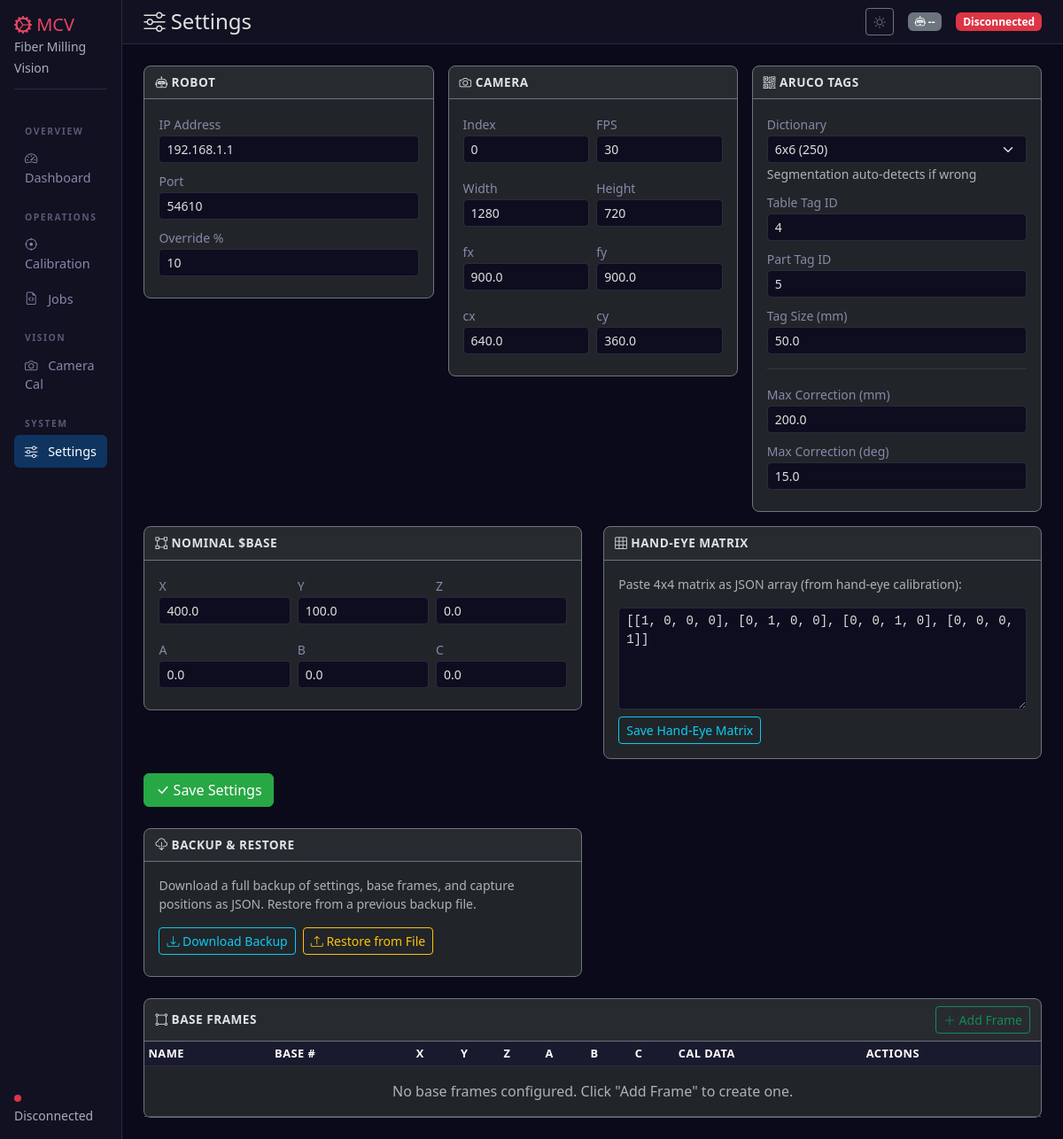
/settings/, run on the app's committed database.
### core/models.py (models this page shows, shortened)
class SystemSettings(models.Model):
    robot_ip = models.GenericIPAddressField(default='192.168.1.120')
    robot_port = models.IntegerField(default=54610)
    camera_index = models.IntegerField(default=0)
    camera_width = models.IntegerField(default=1280)
    camera_height = models.IntegerField(default=720)
    camera_fps = models.IntegerField(default=30)
    camera_fx = models.FloatField(default=900.0)
    camera_fy = models.FloatField(default=900.0)
    camera_cx = models.FloatField(default=640.0)
    camera_cy = models.FloatField(default=360.0)
    dist_coeffs_json = models.TextField(default='[0,0,0,0,0]')
    ARUCO_DICT_CHOICES = [
        ('DICT_4X4_50', '4x4 (50)'),
        ('DICT_4X4_100', '4x4 (100)'),
        ('DICT_4X4_250', '4x4 (250)'),
        ('DICT_4X4_1000', '4x4 (1000)'),
        ('DICT_5X5_50', '5x5 (50)'),
        ('DICT_5X5_100', '5x5 (100)'),
        ('DICT_5X5_250', '5x5 (250)'),
        ('DICT_5X5_1000', '5x5 (1000)'),
        ('DICT_6X6_50', '6x6 (50)'),
        ('DICT_6X6_100', '6x6 (100)'),
        ('DICT_6X6_250', '6x6 (250)'),
        ('DICT_6X6_1000', '6x6 (1000)'),
        ('DICT_7X7_50', '7x7 (50)'),
        ('DICT_7X7_100', '7x7 (100)'),
        ('DICT_7X7_250', '7x7 (250)'),
        ('DICT_7X7_1000', '7x7 (1000)'),
    ]
    aruco_dict_type = models.CharField(
        max_length=20, choices=ARUCO_DICT_CHOICES, default='DICT_6X6_250'
    )
    table_tag_id = models.IntegerField(default=0)
    part_tag_id = models.IntegerField(default=1)
    tag_size_mm = models.FloatField(default=100.0)
    capture_joint_pos_json = models.TextField(
        default='[0, -90, 90, 0, 0, 0, 0, 0, 0, 0, 0, 0]'
    )
    nominal_base_x = models.FloatField(default=0.0)
    nominal_base_y = models.FloatField(default=0.0)
    nominal_base_z = models.FloatField(default=0.0)
    nominal_base_a = models.FloatField(default=0.0)
    nominal_base_b = models.FloatField(default=0.0)
    nominal_base_c = models.FloatField(default=0.0)
    nominal_part_tag_json = models.TextField(default='null')
    hand_eye_matrix_json = models.TextField(default='null')
    hsv_lower_json = models.TextField(default='[0, 0, 0]', help_text='Lower HSV bounds')
    hsv_upper_json = models.TextField(default='[180, 255, 255]', help_text='Upper HSV bounds')
    dry_run_mode = models.BooleanField(default=False,
        help_text='When true, calibration computes but does not send $BASE to robot')
    active_base_frame = models.ForeignKey(
        BaseFrame, null=True, blank=True, on_delete=models.SET_NULL,
        help_text='Currently active base frame configuration'
    )
    max_correction_mm = models.FloatField(default=50.0)
    max_correction_deg = models.FloatField(default=5.0)
    override_percent = models.IntegerField(default=10)
    updated_at = models.DateTimeField(auto_now=True)
    class Meta:
        verbose_name = 'System Settings'
        verbose_name_plural = 'System Settings'
    @classmethod
    def get_settings(cls):
        obj, _ = cls.objects.get_or_create(pk=1)
        return obj

### core/views.py (the view)
def settings_page(request):
    settings = SystemSettings.get_settings()
    return render(request, 'settings.html', {'settings': settings})

### core/templates/settings.html (shortened to what this page needs)
{% extends 'base.html' %}
{% load static %}
{% block page_title %}<i class="bi bi-sliders"></i> Settings{% endblock %}
{% block content %}
<form id="settings-form">
    <div class="row g-3">
        <div class="col-md-4">
            <div class="card bg-dark border-secondary">
                <div class="card-header border-secondary"><i class="bi bi-robot"></i> Robot</div>
                <div class="card-body">
                    <div class="mb-2">
                        <label class="form-label small">IP Address</label>
                        <input type="text" name="robot_ip" class="form-control form-control-sm bg-darker" value="{{ settings.robot_ip }}">
                    </div>
                    <div class="mb-2">
                        <label class="form-label small">Port</label>
                        <input type="number" name="robot_port" class="form-control form-control-sm bg-darker" value="{{ settings.robot_port }}">
                    </div>
                    <div class="mb-2">
                        <label class="form-label small">Override %</label>
                        <input type="number" name="override_percent" class="form-control form-control-sm bg-darker" value="{{ settings.override_percent }}" min="1" max="100">
                    </div>
                </div>
            </div>
        </div>
        <div class="col-md-4">
            <div class="card bg-dark border-secondary">
                <div class="card-header border-secondary"><i class="bi bi-camera"></i> Camera</div>
                <div class="card-body">
                    <div class="row g-2">
                        <div class="col-6 mb-2">
                            <label class="form-label small">Index</label>
                            <input type="number" name="camera_index" class="form-control form-control-sm bg-darker" value="{{ settings.camera_index }}">
                        </div>
                        <div class="col-6 mb-2">
                            <label class="form-label small">FPS</label>
                            <input type="number" name="camera_fps" class="form-control form-control-sm bg-darker" value="{{ settings.camera_fps }}">
                        </div>
                        <div class="col-6 mb-2">
                            <label class="form-label small">Width</label>
                            <input type="number" name="camera_width" class="form-control form-control-sm bg-darker" value="{{ settings.camera_width }}">
                        </div>
                        <div class="col-6 mb-2">
                            <label class="form-label small">Height</label>
                            <input type="number" name="camera_height" class="form-control form-control-sm bg-darker" value="{{ settings.camera_height }}">
                        </div>
                        <div class="col-6 mb-2">
                            <label class="form-label small">fx</label>
                            <input type="number" step="0.1" name="camera_fx" class="form-control form-control-sm bg-darker" value="{{ settings.camera_fx }}">
                        </div>
                        <div class="col-6 mb-2">
                            <label class="form-label small">fy</label>
                            <input type="number" step="0.1" name="camera_fy" class="form-control form-control-sm bg-darker" value="{{ settings.camera_fy }}">
                        </div>
                        <div class="col-6 mb-2">
                            <label class="form-label small">cx</label>
                            <input type="number" step="0.1" name="camera_cx" class="form-control form-control-sm bg-darker" value="{{ settings.camera_cx }}">
                        </div>
                        <div class="col-6 mb-2">
                            <label class="form-label small">cy</label>
                            <input type="number" step="0.1" name="camera_cy" class="form-control form-control-sm bg-darker" value="{{ settings.camera_cy }}">
                        </div>
                    </div>
                </div>
            </div>
        </div>
        <div class="col-md-4">
            <div class="card bg-dark border-secondary">
                <div class="card-header border-secondary"><i class="bi bi-qr-code"></i> ArUco Tags</div>
                <div class="card-body">
                    <div class="mb-2">
                        <label class="form-label small">Dictionary</label>
                        <select name="aruco_dict_type" class="form-select form-select-sm bg-darker">
                            {% for value, label in settings.ARUCO_DICT_CHOICES %}
                            <option value="{{ value }}" {% if settings.aruco_dict_type == value %}selected{% endif %}>{{ label }}</option>
                            {% endfor %}
                        </select>
                        <small class="text-muted">Segmentation auto-detects if wrong</small>
                    </div>
                    <div class="mb-2">
                        <label class="form-label small">Table Tag ID</label>
                        <input type="number" name="table_tag_id" class="form-control form-control-sm bg-darker" value="{{ settings.table_tag_id }}">
                    </div>
                    <div class="mb-2">
                        <label class="form-label small">Part Tag ID</label>
                        <input type="number" name="part_tag_id" class="form-control form-control-sm bg-darker" value="{{ settings.part_tag_id }}">
                    </div>
                    <div class="mb-2">
                        <label class="form-label small">Tag Size (mm)</label>
                        <input type="number" step="0.1" name="tag_size_mm" class="form-control form-control-sm bg-darker" value="{{ settings.tag_size_mm }}">
                    </div>
                    <hr class="border-secondary">
                    <div class="mb-2">
                        <label class="form-label small">Max Correction (mm)</label>
                        <input type="number" step="0.1" name="max_correction_mm" class="form-control form-control-sm bg-darker" value="{{ settings.max_correction_mm }}">
                    </div>
                    <div class="mb-2">
                        <label class="form-label small">Max Correction (deg)</label>
                        <input type="number" step="0.1" name="max_correction_deg" class="form-control form-control-sm bg-darker" value="{{ settings.max_correction_deg }}">
                    </div>
                </div>
            </div>
        </div>
    </div>
    <div class="row mt-3">
        <div class="col-md-6">
            <div class="card bg-dark border-secondary">
                <div class="card-header border-secondary"><i class="bi bi-bounding-box"></i> Nominal $BASE</div>
                <div class="card-body">
                    <div class="row g-2">
                        <div class="col-4 mb-2">
                            <label class="form-label small">X</label>
                            <input type="number" step="0.001" name="nominal_base_x" class="form-control form-control-sm bg-darker" value="{{ settings.nominal_base_x }}">
                        </div>
                        <div class="col-4 mb-2">
                            <label class="form-label small">Y</label>
                            <input type="number" step="0.001" name="nominal_base_y" class="form-control form-control-sm bg-darker" value="{{ settings.nominal_base_y }}">
                        </div>
                        <div class="col-4 mb-2">
                            <label class="form-label small">Z</label>
                            <input type="number" step="0.001" name="nominal_base_z" class="form-control form-control-sm bg-darker" value="{{ settings.nominal_base_z }}">
                        </div>
                        <div class="col-4 mb-2">
                            <label class="form-label small">A</label>
                            <input type="number" step="0.001" name="nominal_base_a" class="form-control form-control-sm bg-darker" value="{{ settings.nominal_base_a }}">
                        </div>
                        <div class="col-4 mb-2">
                            <label class="form-label small">B</label>
                            <input type="number" step="0.001" name="nominal_base_b" class="form-control form-control-sm bg-darker" value="{{ settings.nominal_base_b }}">
                        </div>
                        <div class="col-4 mb-2">
                            <label class="form-label small">C</label>
                            <input type="number" step="0.001" name="nominal_base_c" class="form-control form-control-sm bg-darker" value="{{ settings.nominal_base_c }}">
                        </div>
                    </div>
                </div>
            </div>
        </div>
        <div class="col-md-6">
            <div class="card bg-dark border-secondary">
                <div class="card-header border-secondary"><i class="bi bi-grid-3x3"></i> Hand-Eye Matrix</div>
                <div class="card-body">
                    <p class="text-muted small">Paste 4x4 matrix as JSON array (from hand-eye calibration):</p>
                    <textarea id="hand-eye-input" class="form-control form-control-sm bg-darker font-monospace" rows="5"
                              placeholder="[[1,0,0,0],[0,1,0,0],[0,0,1,0],[0,0,0,1]]">{{ settings.hand_eye_matrix_json }}</textarea>
                    <button type="button" class="btn btn-sm btn-outline-info mt-2" onclick="saveHandEye()">
                        Save Hand-Eye Matrix
                    </button>
                </div>
            </div>
        </div>
    </div>
    <div class="mt-3">
        <button type="submit" class="btn btn-success"><i class="bi bi-check-lg"></i> Save Settings</button>
    </div>
</form>
<div class="row mt-4">
    <div class="col-md-6">
        <div class="card bg-dark border-secondary">
            <div class="card-header border-secondary"><i class="bi bi-cloud-download"></i> Backup & Restore</div>
            <div class="card-body">
                <p class="text-muted small mb-3">Download a full backup of settings, base frames, and capture positions as JSON. Restore from a previous backup file.</p>
                <div class="d-flex gap-2">
                    <a href="/api/settings/backup/" class="btn btn-sm btn-outline-info">
                        <i class="bi bi-download"></i> Download Backup
                    </a>
                    <button class="btn btn-sm btn-outline-warning" onclick="document.getElementById('restore-file').click()">
                        <i class="bi bi-upload"></i> Restore from File
                    </button>
                </div>
            </div>
        </div>
    </div>
</div>
<div class="row mt-4">
    <div class="col-12">
        <div class="card bg-dark border-secondary">
            <div class="card-header border-secondary d-flex justify-content-between align-items-center">
                <span><i class="bi bi-bounding-box-circles"></i> Base Frames</span>
                <button class="btn btn-sm btn-outline-success" onclick="showAddBaseFrame()">
                    <i class="bi bi-plus-lg"></i> Add Frame
                </button>
            </div>
            <div class="card-body p-0">
                <table class="table table-dark table-hover table-sm mb-0">
                    <thead>
                        <tr>
                            <th>Name</th>
                            <th>BASE #</th>
                            <th>X</th><th>Y</th><th>Z</th>
                            <th>A</th><th>B</th><th>C</th>
                            <th>Cal Data</th>
                            <th>Actions</th>
                        </tr>
                    </thead>
                    <tbody id="bf-table-body">
                    </tbody>
                </table>
            </div>
        </div>
    </div>
</div>
{% endblock %}

### data on the page
SystemSettings: robot_ip "192.168.1.1", robot_port "54610", override_percent "10", camera_index "0", camera_fps "30", camera_width "1280", camera_height "720", camera_fx "900.0", camera_fy "900.0", camera_cx "640.0", camera_cy "360.0", aruco_dict_type "6x6 (250)", table_tag_id "4", part_tag_id "5", tag_size_mm "50.0", max_correction_mm "200.0", max_correction_deg "15.0", nominal_base_x "400.0", nominal_base_y "100.0", nominal_base_z "0.0", nominal_base_a "0.0", nominal_base_b "0.0", nominal_base_c "0.0", hand_eye_matrix_json "[[1, 0, 0, 0], [0, 1, 0, 0], [0, 0, 1, 0], [0, 0, 0, 1]]"
